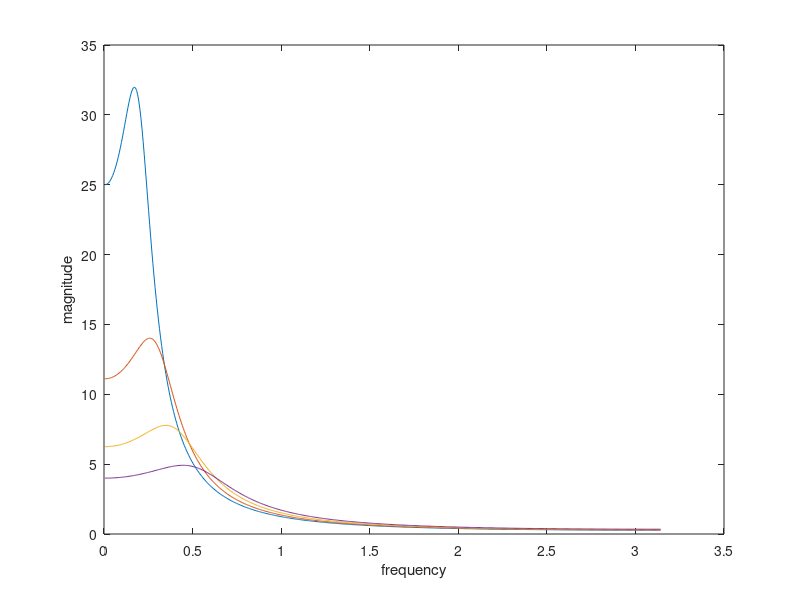

The MATLAB script that drew this image: (Note: this script raises an error after producing the figure.)
%Qc = 0.0625;
%Fc = min([1/Qc, 2-Qc, 2/Qc - Qc, (-Qc+(8+Qc^2)^0.5)/2]); 
%Fc = 1e-1;

Qc = 1/1.2
M = 4;
FC = linspace(0.2,0.5,M)
for i = 1:M
  Fc = FC(i);
  a = [1 -(2- Fc*Qc- Fc^2) (1- Fc*Qc)];
  plot([1:512]*pi/512, abs(freqz(1,a))); hold on; pause;
end;
xlabel('frequency'); ylabel('magnitude');
gtext('F_c = 0.2');
gtext('F_c = 0.3');
%print -deps chamberlinFc.eps


Fc = 0.3;
M = 4;
QC = linspace(0.5,2,4);
for i = 1:M
  Qc = QC(i);
  a = [1 -(2- Fc*Qc- Fc^2) (1- Fc*Qc)];
  plot([1:512]*pi/512, abs(freqz(1,a))); hold on; pause;
end;
xlabel('frequency'); ylabel('magnitude');
gtext('Q_c = 0.5');
gtext('Q_c = 1.0');
print -deps chamberlinQc.eps


format long; a
aq = round(a*32768)/32768;
freqz(1,aq);
freqz(1,conv(conv(aq,aq),aq));

Gain_in = 0.5;
numfreq = 5;
N = 10000;
L = linspace(0,1e-2,numfreq);
Y = zeros(numfreq,N);
X = Y;

for i = 1:numfreq
 x = Gain_in*sin(L(i)*[1:N]);
 X(i,:) = x;
 hp = zeros(1,N); bp=hp; y=hp;
 for n = 2:N
   hp(n) = x(n) - y(n) - bp(n)*Qc;
   bp(n) = hp(n-1)*Fc + bp(n-1);
   y(n) = bp(n)*Fc + y(n-1);
 end;
 Y(i,:) = y;
end;

plot(Y');
hold on;
plot(X');
